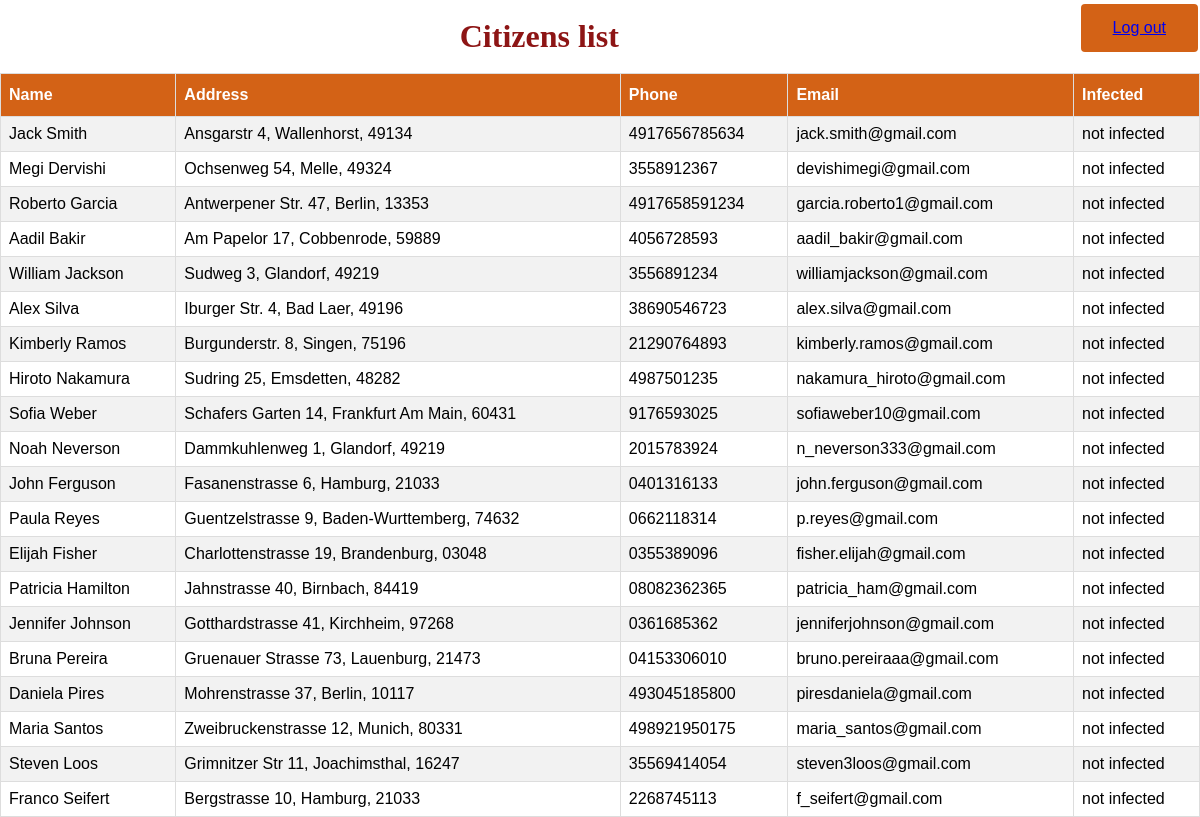
The app's page /hospital.php (signed in) with its own data.
### tables this page shows
CREATE TABLE Visitor (
    visitor_id INT PRIMARY KEY AUTO_INCREMENT,
    visitor_name CHAR(30) NOT NULL,
    v_address CHAR(100) NOT NULL,
    v_phone_number CHAR(30) NOT NULL,
    v_email CHAR(30) UNIQUE,
    device_ID CHAR(100) UNIQUE,
    infected TINYINT
);

### hospital.php (the view, shortened to what this page needs)
<?php
    if(!isset($_SESSION['huser'])){
        header('Location: hospital_login.php');
    } else {
?>
<html>
<head>
<link rel = "stylesheet" href = "table.css">
</head>
<body>
    <ul>
        <li> <button class="button" > <a href="hospital_logout.php" class="back"> Log out </a> </button> </li>
    </ul>
    <h1> Citizens list </h4>
    <br>
    <?php
    $user ='seteam17';
    $pass ='XFc73r0J';
    $db ='seteam17';
    $conn= mysqli_connect('localhost', $user, $pass, $db);
    $result = mysqli_query($conn, "SELECT * FROM Visitor");
    ?>
    <table id="entity_table">
        <tr> <th>Name</th> <th>Address</th> <th>Phone</th> <th>Email</th> <th>Infected</th> </tr>
        <?php while ($array = mysqli_fetch_assoc($result)) { ?>
        <tr><td> <?php echo $array["visitor_name"]; ?> </td>
        <td> <?php echo $array["v_address"]; ?> </td>
        <td> <?php echo $array["v_phone_number"]; ?> </td>
        <td> <?php echo $array["v_email"]; ?> </td>
        <td> <?php if ($array["infected"] = 0) {
                            echo "infected";
                    }else {
                        echo "not infected";
        }; ?> </td></tr>
        <?php } ?>
    </table>
</body>
</html>
<?php
    }
?>

### table.css (style rules this page uses)
* { margin: 0; padding: 0; }
h1 { font-weight: bold; color: rgb(141, 21, 21); text-align: center; }
#entity_table { font-family: Arial, Helvetica, sans-serif; border-collapse: collapse; width: 100%; }
#entity_table td, #entity_table th { border: 1px solid #ddd; padding: 8px; }
#entity_table tr:nth-child(even) { background-color: #f2f2f2; }
#entity_table th { padding-top: 12px; padding-bottom: 12px; text-align: left; background-color: #d36216; color: white; }
.button { background-color: #d36216; border-radius: 4px; border: none; color: white; padding: 15px 32px; text-align: center; text-decoration: none; display: inline-block; font-size: 16px; margin: 4px 2px; cursor: pointer; float: right; }

### records on screen
visitor: visitor_name "Jack Smith", v_address "Ansgarstr 4, Wallenhorst, 49134", v_phone_number "4917656785634", v_email "jack.smith@gmail.com"
visitor: visitor_name "Megi Dervishi", v_address "Ochsenweg 54, Melle, 49324", v_phone_number "3558912367", v_email "devishimegi@gmail.com"
visitor: visitor_name "Roberto Garcia", v_address "Antwerpener Str. 47, Berlin, 13353", v_phone_number "4917658591234", v_email "garcia.roberto1@gmail.com"
visitor: visitor_name "Aadil Bakir", v_address "Am Papelor 17, Cobbenrode, 59889", v_phone_number "4056728593", v_email "aadil_bakir@gmail.com"
visitor: visitor_name "William Jackson", v_address "Sudweg 3, Glandorf, 49219", v_phone_number "3556891234", v_email "williamjackson@gmail.com"
visitor: visitor_name "Alex Silva", v_address "Iburger Str. 4, Bad Laer, 49196", v_phone_number "38690546723", v_email "alex.silva@gmail.com"
visitor: visitor_name "Kimberly Ramos", v_address "Burgunderstr. 8, Singen, 75196", v_phone_number "21290764893", v_email "kimberly.ramos@gmail.com"
visitor: visitor_name "Hiroto Nakamura", v_address "Sudring 25, Emsdetten, 48282", v_phone_number "4987501235", v_email "nakamura_hiroto@gmail.com"
visitor: visitor_name "Sofia Weber", v_address "Schafers Garten 14, Frankfurt Am Main, 60431", v_phone_number "9176593025", v_email "sofiaweber10@gmail.com"
visitor: visitor_name "Noah Neverson", v_address "Dammkuhlenweg 1, Glandorf, 49219", v_phone_number "2015783924", v_email "n_neverson333@gmail.com"
visitor: visitor_name "John Ferguson", v_address "Fasanenstrasse 6, Hamburg, 21033", v_phone_number "0401316133", v_email "john.ferguson@gmail.com"
visitor: visitor_name "Paula Reyes", v_address "Guentzelstrasse 9, Baden-Wurttemberg, 74632", v_phone_number "0662118314", v_email "p.reyes@gmail.com"
visitor: visitor_name "Elijah Fisher", v_address "Charlottenstrasse 19, Brandenburg, 03048", v_phone_number "0355389096", v_email "fisher.elijah@gmail.com"
visitor: visitor_name "Patricia Hamilton", v_address "Jahnstrasse 40, Birnbach, 84419", v_phone_number "08082362365", v_email "patricia_ham@gmail.com"
visitor: visitor_name "Jennifer Johnson", v_address "Gotthardstrasse 41, Kirchheim, 97268", v_phone_number "0361685362", v_email "jenniferjohnson@gmail.com"
visitor: visitor_name "Bruna Pereira", v_address "Gruenauer Strasse 73, Lauenburg, 21473", v_phone_number "04153306010", v_email "bruno.pereiraaa@gmail.com"
visitor: visitor_name "Daniela Pires", v_address "Mohrenstrasse 37, Berlin, 10117", v_phone_number "493045185800", v_email "piresdaniela@gmail.com"
visitor: visitor_name "Maria Santos", v_address "Zweibruckenstrasse 12, Munich, 80331", v_phone_number "498921950175", v_email "maria_santos@gmail.com"
visitor: visitor_name "Steven Loos", v_address "Grimnitzer Str 11, Joachimsthal, 16247", v_phone_number "35569414054", v_email "steven3loos@gmail.com"
visitor: visitor_name "Franco Seifert", v_address "Bergstrasse 10, Hamburg, 21033", v_phone_number "2268745113", v_email "f_seifert@gmail.com"
